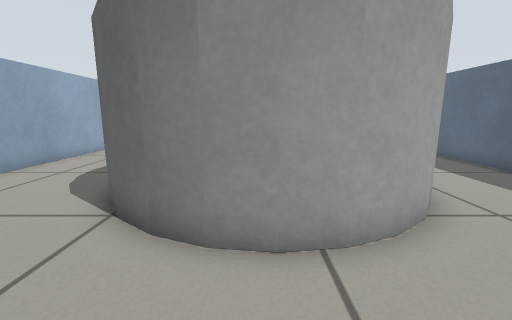
View 1 (above)

16 first-person views from a walk through a world built for the Gazebo simulator. The camera is 0.51 m above the floor, tilts 10° down and sees 90° across. The floor is counted in squares, 0.25 m on a side. Each view is taken from the middle of a square. On the plan, view 1 faces up. The plan holds only what a view shows up to about 16 squares ahead; the rest is blank.

View 2
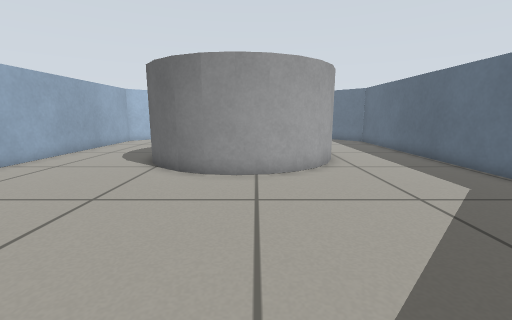

View 3
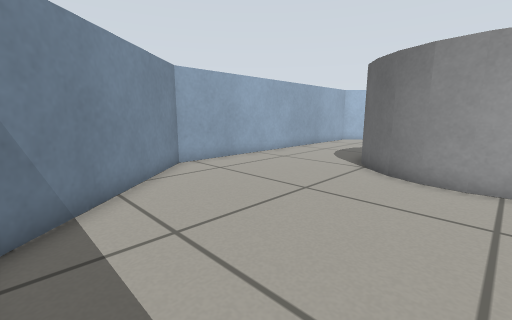

View 4
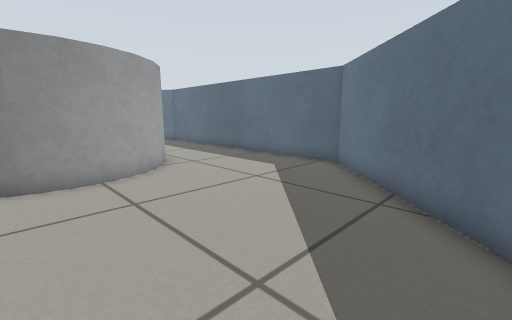

View 5
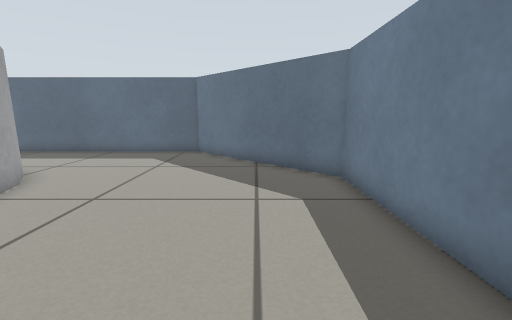

View 6
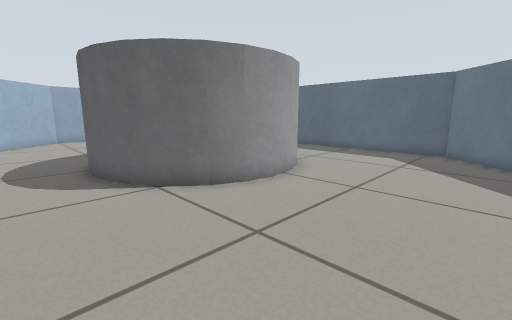

View 7
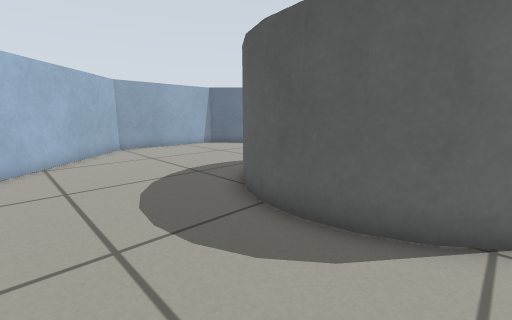

View 8
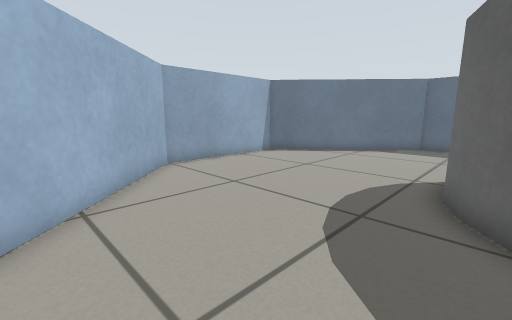

View 9
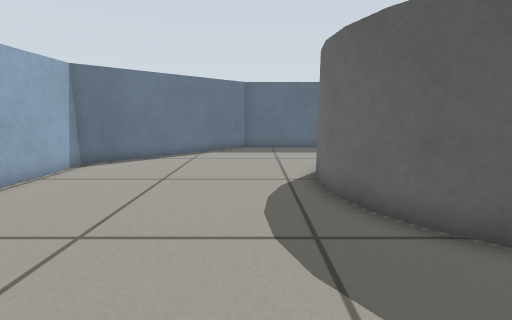

View 10
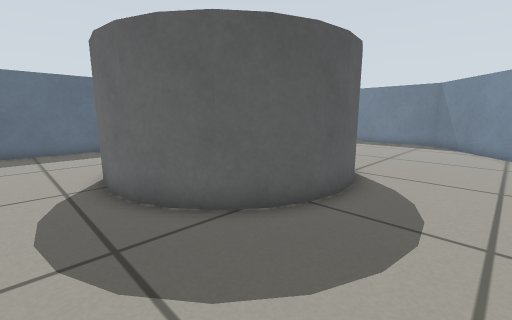

View 11
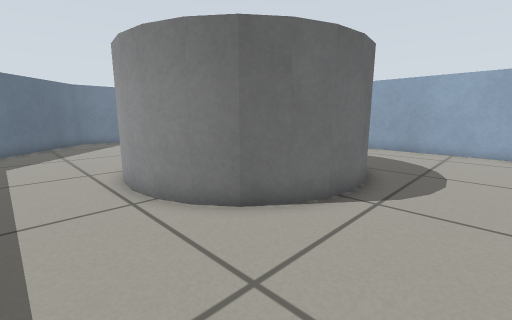

View 12
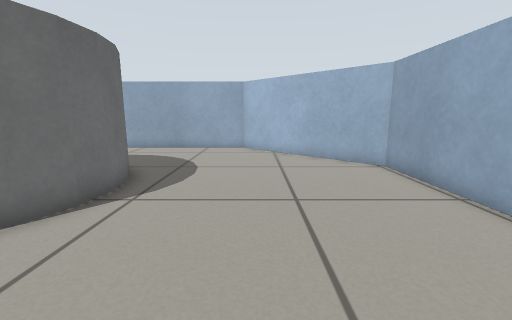

View 13
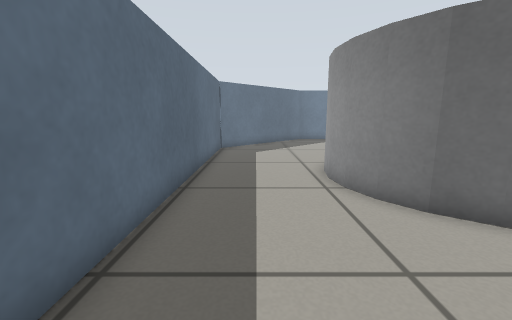

View 14
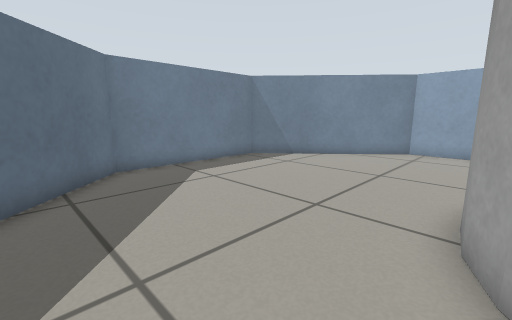

View 15
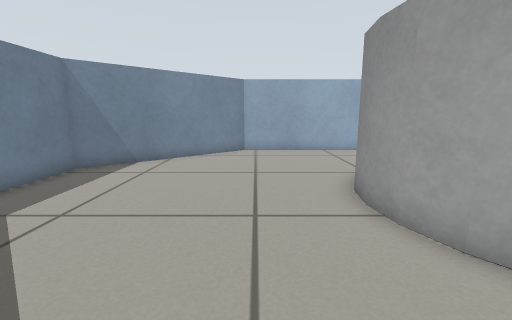

View 16
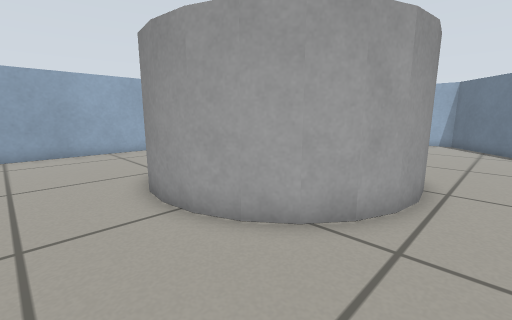

### Floor plan
Key: @ floor where view 1 was taken; # wall or solid block; . floor; C grey cylinder.
Columns run from 9 left of view 1 to 9 right of it. Each row starts with its distance up from view 1.
 21      #########
 20     ##.......##
 19    ##.........##
 18   ##...........##
 17  ##.............##
 16 ##...............##
 15 #.................#
 14 #.................#
 13 #.................#
 12 #......CCCCC......#
 11 #.....CC   CC.....#
 10 #.....C      C....#
  9 #....CC      C....#
  8 #....C       CC...#
  7 #....C       CC...#
  6 #....CC      C....#
  5 #.....CC    CC....#
  4 #......CCCCCC.....#
  3 #.................#
  2 #.................#
  1 #.................#
  0 #........@........#
 -1 ##...............##
 -2  ##.............##
 -3   ##...........##
 -4    ##.........##
 -5     ##.......##
 -6      #########

Positions as (right, up) in squares from view 1, and headings:
1: (0, 0), facing up
2: (1, -5), facing up
3: (1, -5), facing up-left
4: (-1, -5), facing up-right
5: (-5, -3), facing right
6: (-6, -2), facing up-right
7: (-8, 5), facing up-right
8: (-8, 11), facing up-right
9: (-7, 14), facing right
10: (-7, 14), facing down-right
11: (7, 15), facing down-left
12: (7, 16), facing left
13: (7, 16), facing down
14: (6, 4), facing down-left
15: (6, 1), facing left
16: (6, 1), facing up-left
